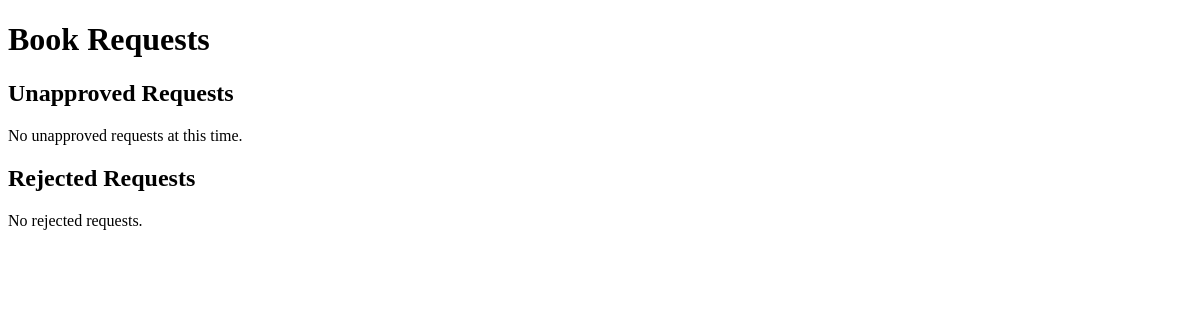
The page /requests on the database as committed earlier.
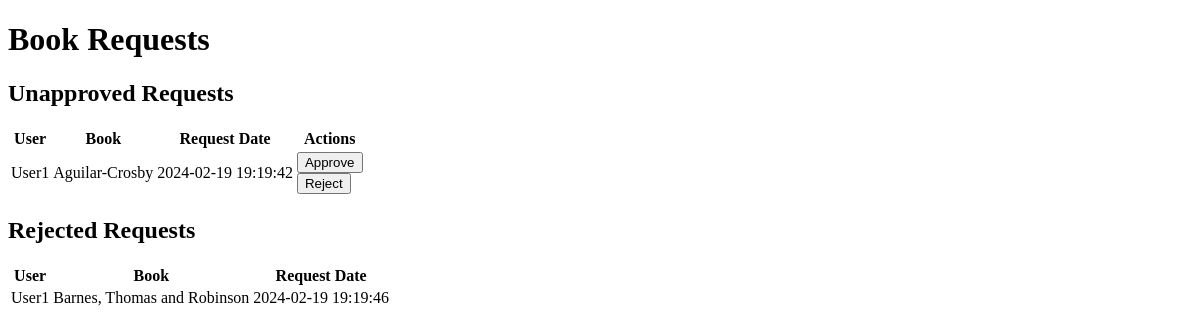
The same page on the database as committed later.
### models.py (models this page shows, shortened)
class UserBook(db.Model):
    __tablename__ = "userbook"
    id = Column(Integer, primary_key=True)
    user_id = Column(Integer, ForeignKey('user.id'), nullable=False)
    book_id = Column(Integer, ForeignKey('book.id'), nullable=False)
    t_request = Column(DateTime, default=datetime.utcnow, nullable=False)
    t_return = Column(DateTime, nullable=True)
    t_deadline = Column(DateTime, nullable=True)
    is_approved = Column(Boolean, default=False)
    is_rejected = Column(Boolean, default=False)
    user = db.relationship('User', back_populates='user_books')
    book = db.relationship('Book', back_populates='user_books')

class User(db.Model):
    __table_name__ = "user"
    id = Column(Integer, primary_key=True)
    username = Column(String(50), unique=True, nullable=False)
    password = Column(String(50), nullable=False)
    email = Column(String(100), unique=True, nullable=True)
    t_register = Column(DateTime, default=datetime.utcnow)
    is_librarian = Column(Boolean, default=False)
    is_admin = Column(Boolean, default=False)
    user_books = db.relationship('UserBook', back_populates='user', lazy=True)

class Book(db.Model):
    __table_name__ = "book"
    id = Column(Integer, primary_key=True)
    name = Column(String(100), nullable=False)
    content = Column(Text, nullable=False)
    author = Column(String(100), nullable=False)
    section_id = Column(Integer, ForeignKey('section.id'), nullable=False)
    user_books = db.relationship('UserBook', back_populates='book', lazy=True)

### app.py (the view)
@app.route('/requests', methods=['GET'])
def list_all_requests():
    unapproved_requests = db.session.query(UserBook).join(Book, Book.id == UserBook.book_id).join(User, User.id == UserBook.user_id).filter(UserBook.is_approved == False, UserBook.is_rejected == False).all()
    rejected_requests = db.session.query(UserBook).join(Book, Book.id == UserBook.book_id).join(User, User.id == UserBook.user_id).filter(UserBook.is_rejected == True).all()
    return render_template('librarian/requests.html', unapproved_requests=unapproved_requests, rejected_requests=rejected_requests)

### templates/librarian/requests.html (shortened to what this page needs)
<!DOCTYPE html>
<html lang="en">
<head>
</head>
<body>
    <h1>Book Requests</h1>
    <section>
        <h2>Unapproved Requests</h2>
        {% if unapproved_requests %}
            <table>
                <thead>
                    <tr>
                        <th>User</th>
                        <th>Book</th>
                        <th>Request Date</th>
                        <th>Actions</th>
                    </tr>
                </thead>
                <tbody>
                    {% for request in unapproved_requests %}
                        <tr>
                            <td>{{ request.user.username }}</td>
                            <td>{{ request.book.name }}</td>
                            <td>{{ request.t_request.strftime('%Y-%m-%d %H:%M:%S') }}</td>
                            <td>
                                <form action="{{ url_for('approve_book_request', action='approve') }}" method="post">
                                    <input type="submit" value="Approve">
                                </form>
                                <form action="{{ url_for('approve_book_request', action='reject') }}" method="post">
                                    <input type="submit" value="Reject">
                                </form>
                            </td>
                        </tr>
                    {% endfor %}
                </tbody>
            </table>
        {% else %}
            <p>No unapproved requests at this time.</p>
        {% endif %}
    </section>
    <section>
        <h2>Rejected Requests</h2>
        {% if rejected_requests %}
            <table>
                <thead>
                    <tr>
                        <th>User</th>
                        <th>Book</th>
                        <th>Request Date</th>
                    </tr>
                </thead>
                <tbody>
                    {% for request in rejected_requests %}
                        <tr>
                            <td>{{ request.user.username }}</td>
                            <td>{{ request.book.name }}</td>
                            <td>{{ request.t_request.strftime('%Y-%m-%d %H:%M:%S') }}</td>
                        </tr>
                    {% endfor %}
                </tbody>
            </table>
        {% else %}
            <p>No rejected requests.</p>
        {% endif %}
    </section>
</body>
</html>

Rows that differ between the two databases and show on the page:
added UserBook: user.username "User1", book.name "Aguilar-Crosby", t_request "2024-02-19 19:19:42", shown under "Unapproved Requests"
added UserBook: user.username "User1", book.name "Barnes, Thomas and Robinson", t_request "2024-02-19 19:19:46", shown under "Rejected Requests"
Other text that changed with them:
text no longer shown: "No unapproved requests at this time. No rejected requests."
text now shown: "User Book Request Date Actions User Book Request Date"
